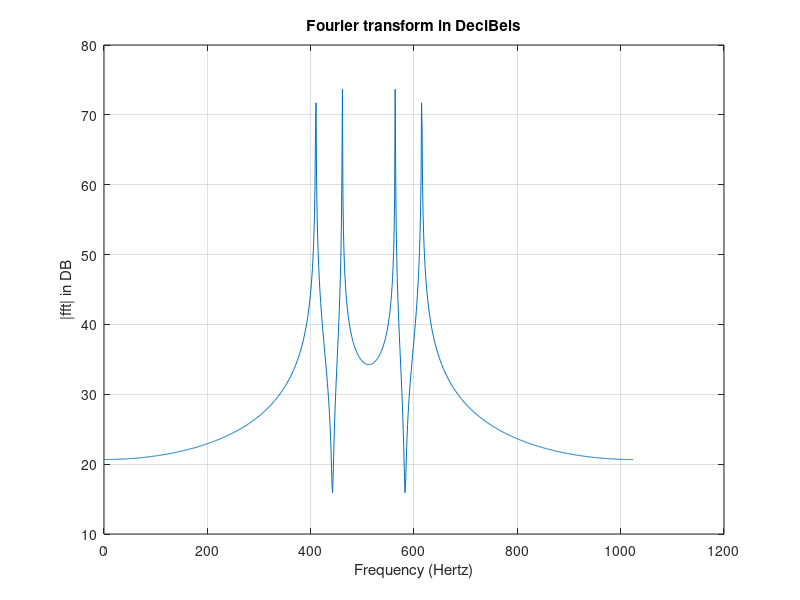

Reproduce this figure in MATLAB.
%% 5) Take 20*log10(abs()) to show dB

clear all;
clc;

display('Executing assignment question (4)...');

%% Create a function to define the required signal
%%%%%%%%%%%%%%%%%%%%%%%%%%%%%%%%%%%%%%%%%%%%%%%%%%%%%%%%%%
define_signal = @(A,w,t) A*(cos(w*t)+cos(2*w*t));
%%%%%%%%%%%%%%%%%%%%%%%%%%%%%%%%%%%%%%%%%%%%%%%%%%%%%%%%%

% Value of Amplitude(A) is 10
A = 10;

% Time varies in steps of 0.01 as given,
t = [1:0.01:1000];

% omega will be input by the user, for now just declare it
user_v = input('Enter the value of frequency  [1 3 5 7] : ');

user_w = 2*pi*user_v;

% Define a cosine signal as given in the question
x = define_signal(A, user_w, t);

display ('Successfully defined the signal x = A*cos(wt)+cos(2wt) for the given frequency.');

%Take fourier transform
%We take 1024 because the sample rate should be power of 2
f = fft(x, 1024);
x_vec = 1024*linspace(0,1,1024);

%First take the fftshift
f = fftshift(abs(f));

%And then take the log show DB plot
f = 20*log10(abs(f));

%Plot the transform in DB
plot(x_vec, f);

grid on;
zoom on;

%Set the axis labels for the plot
xlabel('Frequency (Hertz)');
ylabel('|fft| in DB');
title('Fourier transform in DeciBels');
 

display ('Successfully plotted the fourier transform in Decibels');
    
%%%%End of Program%%%%%
